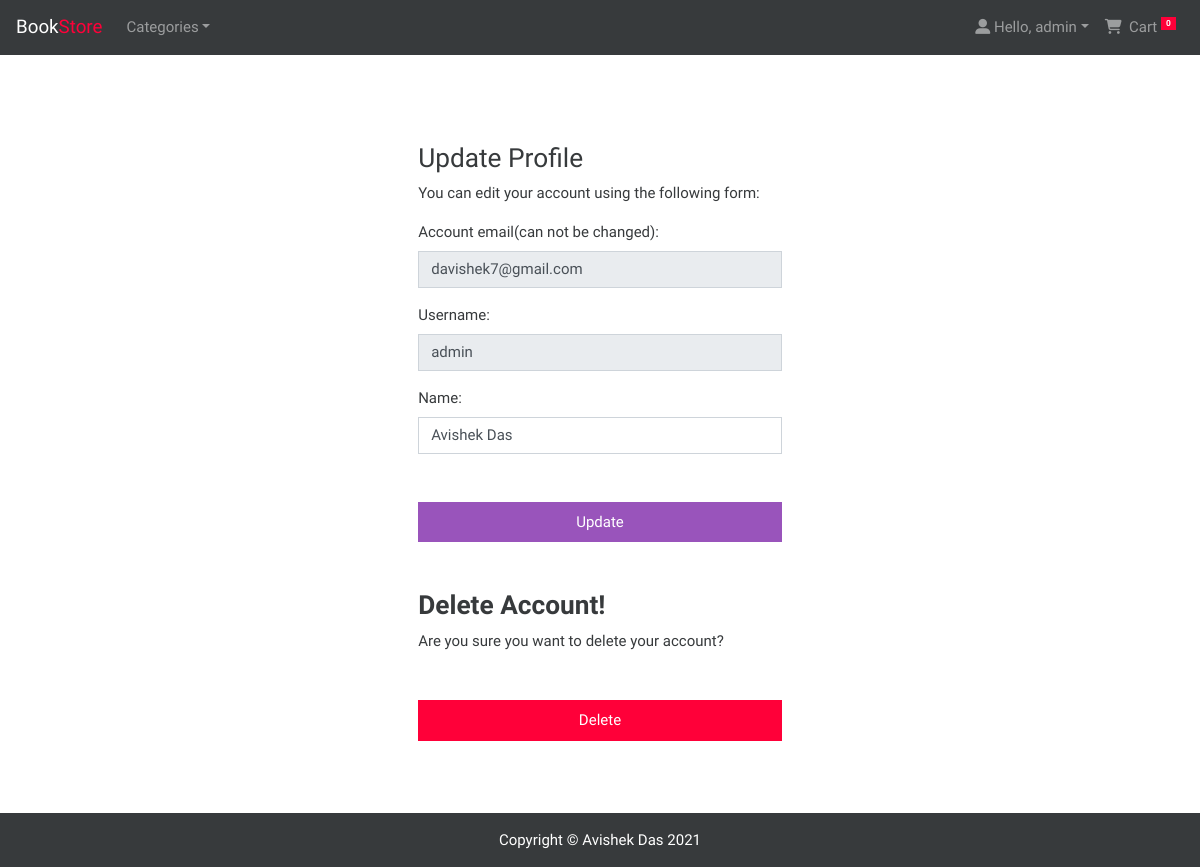
Page /account/profile/edit/ (signed in) on the committed database.
### account/models.py (models this page shows, shortened)
class UserBase(AbstractBaseUser,PermissionsMixin):
    email = models.EmailField(_("email address"), max_length=254,unique=True)
    user_name = models.CharField(max_length=50,unique=True)
    name = models.CharField(max_length=50,blank=True)
    about = models.TextField(_("about"),max_length=500,blank=True)
    country = CountryField()
    phone_number = models.CharField(max_length=10,blank=True)
    post_code = models.CharField(max_length=6,blank=True)
    address_line_1 = models.CharField(max_length=150,blank=True)
    address_line_2 = models.CharField(max_length=150, blank=True)
    city = models.CharField(max_length=150, blank=True)
    is_active=models.BooleanField(default=False)
    is_staff=models.BooleanField(default=False)
    created = models.DateTimeField(auto_now_add=True)
    updated = models.DateTimeField(auto_now=True)
    objects = CustomAccountManager()
    USERNAME_FIELD = 'email'
    REQUIRED_FIELDS = ['user_name']
    class Meta:
        verbose_name = "Accounts"
        verbose_name_plural = "Accounts"
    def __str__(self):
        return self.user_name

### account/views.py (the view)
# urls.py: path('profile/edit/',views.edit_details,name='edit_details'),
@login_required
def edit_details(request):
    if request.method == 'POST':
        user_form = UserEditForm(instance = request.user,data=request.POST)
        if user_form.is_valid():
            user_form.save()
    else:
        user_form = UserEditForm(instance=request.user)
    return render(request,'account/user/edit_details.html',{'user_form':user_form})

### account/forms.py
class UserEditForm(forms.ModelForm):
    email = forms.EmailField(label='Account email(can not be changed)',max_length=200,widget=forms.EmailInput(
        attrs={'class':'form-control mb-3','placeholder':'email','id':'form-email','readonly':'readonly'}
    ))
    user_name = forms.CharField(label='Username',min_length=4,max_length=50,widget=forms.TextInput(
        attrs={'class': 'form-control mb-3', 'placeholder': 'Username','id': 'form-username', 'readonly': 'readonly'}
    ))
    name = forms.CharField(label='Name', min_length=4, max_length=50, widget=forms.TextInput(
        attrs={'class': 'form-control mb-3', 'placeholder': 'Name','id': 'form-name'}
    ))
    class Meta:
        model = UserBase
        fields = ('email','user_name','name')

### basket/basket.py (called while the page is built)
    def __len__(self):
        return sum(item['qty'] for item in self.basket.values())

### basket/context_processors.py (called while the page is built)
def basket(request):
    return{
        'basket':Basket(request)
    }

### shop/context_processors.py (called while the page is built)
def category(request):
	return{
		'category_list': Category.objects.all()
	}

### shop/models.py (called while the page is built)
	def get_absolute_url(self):
		return reverse('shop:category-list', args=[self.slug])

### templates/account/user/edit_details.html (shortened to what this page needs)
{% extends 'base.html' %}
{% block content %}
<div class="row no-gutter">
    <div class="col-md-12">
        <div class="d-flex align-items-center py-5">
            <div class="container">
                <div class="row">
                    <div class="col-12 col-lg-7 mx-auto">
                    <form action="." method="POST" class='px-4 pt-4 col-lg-8 mx-auto'>
                        {% if user_form.is_valid %}
                        <div class="alert alert-info" role="alert">
                            Details successfully updated!
                        </div>
                        <p class="small text-center pt-0">
                            <a href="{% url 'account:dashboard' %}">Back to Dashboard</a>
                        </p>
                        {% else %}
                        <h3>Update Profile</h3>
                        <p>You can edit your account using the following form:</p>
                        {% endif %}
                        {{user_form}}
                        <button type="submit" class="btn btn-block btn-info w-100 py-2 mb-4 mt-5 fw500">Update</button>
                    </form>
                    <form action="{% url 'account:delete_user' %}" method='post' class="col-lg-8 mx-auto px-4">
                        <h3 class="pt-4 font-weight-bold">
                            Delete Account!
                        </h3>
                        <p>Are you sure you want to delete your account?</p>
                        <button type="submit" class="btn btn-danger btn-block py-2 mb-4 mt-5 fw-bold w-100">Delete</button>
                    </form>
                    </div>
                </div>
            </div>
        </div>
    </div>
</div>
{% endblock %}

### templates/shop/navbar.html (shortened to what this page needs)
<nav class="navbar navbar-expand-lg navbar-dark bg-dark">
  <a class="navbar-brand" href="{% url 'shop:index' %}">Book<span class='text-danger'>Store</span></a>
  <div class="collapse navbar-collapse" id="navbarColor03">
    <ul class="navbar-nav mr-auto">
      <li class="nav-item dropdown">
        <a class="nav-link dropdown-toggle" data-toggle="dropdown" href="#" role="button" aria-haspopup="true" aria-expanded="false">Categories</a>
      </li>
    </ul>
    <ul class="navbar-nav ml-auto">
      {% if request.user.is_authenticated %}
      <li class="nav-item dropdown">
        <a class="nav-link dropdown-toggle" data-toggle="dropdown" href="#" role="button" aria-haspopup="true" aria-expanded="false"><i class='fas fa-user-alt'></i>&nbsp;Hello, {{request.user}}</a>
      </li>
      <li class="nav-item">
        <a class="nav-link" href="{% url 'basket:basket_summary' %}"><i class='fas fa-shopping-cart'></i>
          &nbsp;Cart
          {% with total_qty=basket|length %}
          <sup>
          <span class='badge badge-danger badge-pill' id='basket-qty'>
          {% if total_qty > 0 %}
          {{total_qty}}
          {% else %}
          0
          {% endif %}
          </span>
          </sup>
          {% endwith %}
        </a>
      </li>
      {% endif %}
  </div>
</nav>

### rows in the picture
UserBase: user "admin", email "davishek7@gmail.com", user_name "admin", name "Avishek Das"
